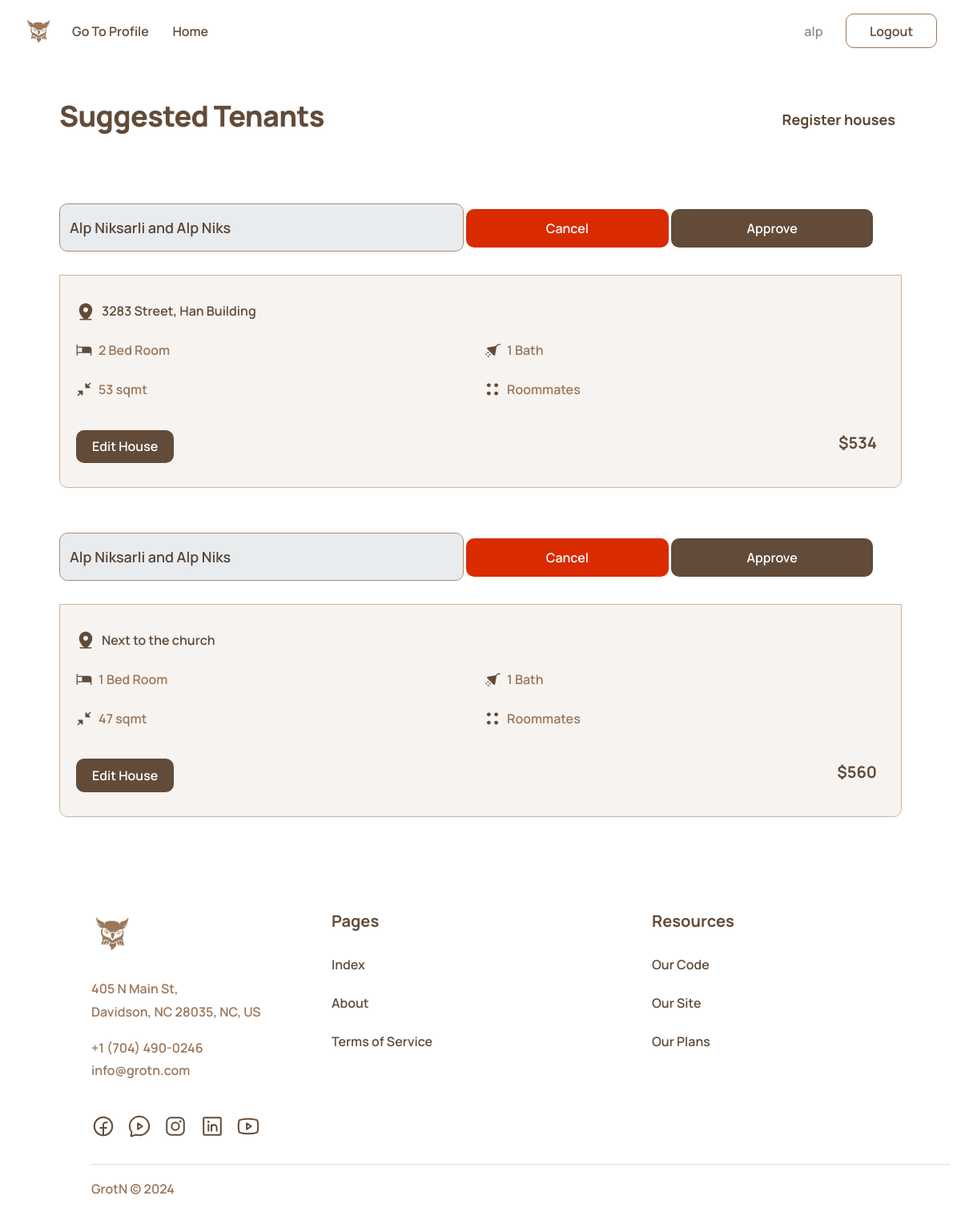
Page /landlord/matches/ (signed in) on the committed database.
### landlord/models.py (models this page shows, shortened)
class Housing(models.Model):
    match_id = models.AutoField(primary_key=True, unique=True, editable=False)
    tenants = models.ForeignKey('tenant.Match', on_delete=models.CASCADE, null=False)
    house = models.ForeignKey(House, on_delete=models.CASCADE, null=False)
    approved = models.BooleanField(default=False)
    active = models.BooleanField(default=True)
    paid1 = models.BooleanField(default=False)
    paid2 = models.BooleanField(default=False)

class House(models.Model):
    house_id = models.AutoField(primary_key=True, unique=True, editable=False)
    title = models.CharField(max_length=400, null=True, blank=True)
    price = models.DecimalField(max_digits=10, decimal_places=2, null=True, blank=True)
    square_meters = models.IntegerField(null=True, blank=True)
    bedrooms = models.IntegerField(null=True, blank=True)
    bathrooms = models.IntegerField(null=True, blank=True)
    city = models.CharField(max_length=100, null=True, blank=True)
    district = models.CharField(max_length=100, null=True, blank=True)
    address = models.CharField(max_length=200, null=True, blank=True)
    hosting_roommates = models.BooleanField(null=True, blank=True)
    additional_info = models.TextField(null=True, blank=True)
    available = models.BooleanField(null=True, blank=True)
    landlord = models.ForeignKey('authentication.Landlord', on_delete=models.CASCADE, null=False)

### tenant/models.py (models this page shows, shortened)
class Match(models.Model):
    match_id = models.AutoField(primary_key=True)
    tenant1 = models.ForeignKey(Tenant, on_delete=models.CASCADE, related_name='tenant1', blank=True, null=True)
    tenant2 = models.ForeignKey(Tenant, on_delete=models.CASCADE, related_name='tenant2', blank=True, null=True)
    status = models.BooleanField(default=False)
    timestamp = models.DateTimeField(auto_now_add=True)
    budget = models.IntegerField(null=True, blank=True)
    city = models.CharField(max_length=100, null=True, blank=True)
    district = models.CharField(max_length=100, null=True, blank=True)
    class Meta:
        verbose_name_plural = "Matches"

### authentication/models.py (models this page shows, shortened)
class Tenant(models.Model):
    accountCreated = models.DateTimeField(auto_now_add=True)
    user = models.OneToOneField(User, on_delete=models.CASCADE)
    fullName = models.CharField(max_length=200, null=True)
    phoneNumber = models.CharField(max_length=18, null=True)
    budget = models.IntegerField(null=True)
    desiredCity = models.CharField(max_length=100, null=True)
    desiredDistrict = models.CharField(max_length=100, null=True)
    roommate = models.BooleanField(null=True, default=False)
    activities = models.TextField(null=True, blank=True)
    interests = models.TextField(null=True, blank=True)
    preferences = models.TextField(null=True, blank=True)
    about = models.TextField(null=True, blank=True)

### landlord/views.py (the view, shortened to what this page needs)
# urls.py: path('matches/', views.matches, name='matches'),
@login_required(login_url='index:index')
def matches(request):
    if "landlord" not in request.user.first_name:
        return redirect('tenant:matches')
    housings = Housing.objects.filter(house__landlord__user=request.user, active=True)
    return render(request, 'landlord/matches.html', {'housings': housings})

### templates/landlord/matches.html (shortened to what this page needs)
<!DOCTYPE html>
<html lang="en">
<head>
    {% load static %}
    <link rel="stylesheet" href="{% static 'vendor/bootstrap/bootstrap.min.css' %}">
    <link rel="stylesheet" href="{% static 'vendor/prism/prism.css' %}"/>
    <link rel="stylesheet" href="{% static 'vendor/phosphor-icons/css/icons.css' %}">
    <link rel="stylesheet" href="{% static 'vendor/slick/slick.css' %}">
    <link rel="stylesheet" href="{% static 'vendor/aos/aos.css' %}">
    <link rel="stylesheet" href="{% static 'vendor/magnific-popup/magnific-popup.css' %}">
    <link rel="stylesheet" href="{% static 'css/index.css' %}"/>
</head>
<body>
  {% include 'tenant/_header.html' with name1="Go to Profile" url1="landlord:profile" name2="Home" url2="landlord:houses" %}
  <section style="padding-top: 7.5rem;" class="properties" data-aos="fade-up" data-aos-once="true" data-aos-duration="1000">
    <div class="container">
      <div class="row">
        <div class="col-12">
          <div class="d-flex align-items-center justify-content-between properties-header">
            <h3>Suggested Tenants</h3>
            <a href="{% url 'landlord:new' %}"  class="d-md-flex align-items-center d-none">
              <span>Register houses </span>
            </a>
          </div>
        </div>
      </div>
      <div class="row">
        {% for housing in housings %}
        {% if forloop.counter == 1 %}
          <div class="housing mt-2">
        {% else %}
          <div class="housing mt-5">
        {% endif %}
              <form method="POST" class="flex align-items-center mt-2 flex-auto"
              action="{% url 'landlord:matches' %}">
                  {% if not housing.tenants.tenant2 %}
                  <input style="min-width: 48%;" type="text" class="form-control w-auto d-inline-block" disabled value="{{ housing.tenant1.fullName }}">
                  {% else %}
                  <input style="min-width: 48%;" type="text" class="form-control w-auto d-inline-block" disabled value="{{ housing.tenants.tenant1.fullName }} and {{ housing.tenants.tenant2.fullName }}">
                  {% endif %}
                  <button class="btn d-inline-block btn-error"
                  type="submit"
                  name="cancel"
                  style="min-width: 24%;">
                      Cancel
                  </button>
                  <button class="btn d-inline-block"
                  type="submit"
                  name="approve"
                  style="min-width: 24%;">
                      Approve
                  </button>
              </form>
            <div class="properties-card">
              <div class="properties-card--thumb">
              </div>
              <div class="properties-card--content ">
                <div class="d-flex align-items-center properties-card--content--address">
                  <span>{{ housing.house.address }}</span>
                </div>
                <ul class="list-unstyled properties-card--content--features">
                  <li class="d-flex align-items-center">
                    <span>{{ housing.house.bedrooms }} Bed Room</span>
                  </li>
                  <li class="d-flex align-items-center">
                    <span>{{ housing.house.bathrooms }} Bath</span>
                  </li>
                  <li class="d-flex align-items-center">
                    <span>{{ housing.house.square_meters }} sqmt</span>
                  </li>
                  <li class="d-flex align-items-center">
                    <span>
                      {% if housing.house.hosting_roommates == False %}
                        Solo tenant
                      {% else %}
                        Roommates
                      {% endif %}
                    </span>
                  </li>
                </ul>
                <div class="properties-card--footer d-flex align-items-center justify-content-between">
                  <a href="{% url 'landlord:edit_house' housing.house.house_id %}" class="btn btn-small">Edit House</a>
                  <h5>${{ housing.house.price|floatformat:0 }}</h5>
                </div>
              </div>
            </div>
          </div>
        {% endfor %}
      </div>
    </div>
  </section>
  {% include 'tenant/_footer.html' %}
</body>
</html>

### templates/tenant/_header.html (shortened to what this page needs)
<header>
    <nav class="navbar navbar-expand-lg navbar-white" id="navigationBar">
      <div class="container-fluid navbar-container">
        <div class="d-flex align-items-center">
          <a class="navbar-brand" href="/">
            {% load static %}
            <img src="{% static 'images/newlogo.png' %}" alt="logo" height="35">
          </a>
        </div>
        <div class=" d-none d-sm-flex navbar-search align-items-center ms-auto ms-lg-0 order-lg-last">
          {% if user.is_authenticated %}
            <button disabled style="cursor: default; border: none !important;" class="btn btn-small btn-outline" role="button">
              {{ user.username }}
            </button>
          {% endif %}
          <a class="btn btn-small btn-outline" href="{% url 'authentication:signout' %}" role="button">Logout</a>
        </div>
        <div class="collapse navbar-collapse" id="navbarSupportedContent">
          <ul class="navbar-nav me-auto mb-2 mb-lg-0">
            <li class="nav-item">
              <a class="nav-link" href="{% url url1 %}">{{name1}}</a>
            </li>
            <li class="nav-item">
              <a class="nav-link " href="{% url url2 %}" >
                {{name2}}
              </a>
            </li>
          </ul>
        </div>
      </div>
    </nav>
  </header>

### templates/tenant/_footer.html (shortened to what this page needs)
  <section class="footer d-none d-xl-block">
    <div class="container-fluid footer-container">
      <div class="row">
        <div class="offset-xl-1 col-xl-3">
          <div class="footer-widget">
            <div class="footer-logo">
              {% load static %}
              <img src="{% static 'images/newlogo.png' %}" alt="logo" height="50">
            </div>
            <div class="footer-address">
              <p>
                405 N Main St, <br>
                Davidson, NC 28035, NC, US
              </p>
              <p class="contact-number mb-0"><a href="tel:+05656565656">+1 (704) 490-0246</a></p>
              <p class="contact-email mb-0" ><a href="mailto:info@staticmania.com">info@grotn.com</a></p>
            </div>
            <div class="footer-social">
              <ul class="list-unstyled list-inline">
                <li class="list-inline-item">
                  <a href="#">
                  </a>
                </li>
                <li class="list-inline-item">
                  <a href="https://chat.whatsapp.com/J0VvPqx9p9yA0nDW24eh0B">
                  </a>
                </li>
                <li class="list-inline-item">
                  <a href="#">
                  </a>
                </li>
                <li class="list-inline-item">
                  <a href="#">
                  </a>
                </li>
                <li class="list-inline-item">
                  <a href="#">
                  </a>
                </li>
              </ul>
            </div>
          </div>
        </div>
        <div class="col-xl-4">
          <div class="footer-widget">
            <h5>Pages</h5>
            <ul class="list-unstyled">
              <li><a href="{% url 'index:index' %}?force=true" class="footer-link">Index</a></li>
              <li><a href="{% url 'index:about' %}" class="footer-link">About</a></li>
              <li><a href="{% url 'index:tos' %}" class="footer-link">Terms of Service</a></li>
            </ul>
          </div>
        </div>
        <div class="col-xl-4">
          <div class="footer-widget">
            <h5>Resources</h5>
            <ul class="list-unstyled">
              <li><a target="_blank" href="https://github.com/Project-Grot/GrotN" class="footer-link">Our Code</a></li>
              <li><a target="_blank" href="https://grotn.com" class="footer-link">Our Site</a></li>
              <li><a target="_blank" href="https://notion.so/GrotN-76951c0da01b42b89ff14289b96fc1ee" class="footer-link">Our Plans</a></li>
            </ul>
          </div>
        </div>
      </div>
      <div class="row">
        <div class="offset-1 col-11">
          <hr>
          <p class="footer-copyright mt-0" >GrotN © <span class="newYear"></span></p>
        </div>
      </div>
    </div>
  </section>

### rows in the picture
Housing: tenants.tenant1.fullName "Alp Niksarli and Alp Niks", house.address "3283 Street, Han Building", house.bedrooms "2", house.bathrooms "1", house.square_meters "53", shows "Roommates", house.price "534"
Housing: tenants.tenant1.fullName "Alp Niksarli and Alp Niks", house.address "Next to the church", house.bedrooms "1", house.bathrooms "1", house.square_meters "47", shows "Roommates", house.price "560"

### other values in the picture
{{ user.username }} "alp"
{{ name1 }} "Go To Profile"
{{ name2 }} "Home"
